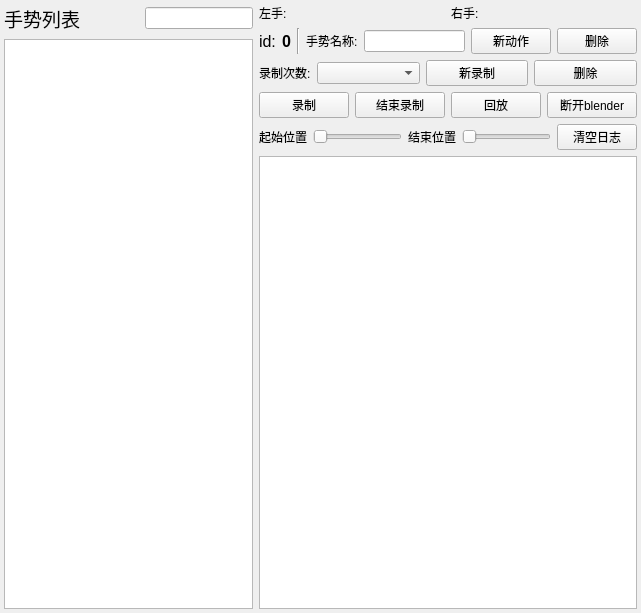
<?xml version="1.0" encoding="UTF-8"?>
<ui version="4.0">
 <class>Widget</class>
 <widget class="QWidget" name="Widget">
  <property name="geometry">
   <rect>
    <x>0</x>
    <y>0</y>
    <width>641</width>
    <height>613</height>
   </rect>
  </property>
  <property name="windowTitle">
   <string>手势录制</string>
  </property>
  <layout class="QVBoxLayout" name="verticalLayout_4">
   <property name="spacing">
    <number>4</number>
   </property>
   <property name="leftMargin">
    <number>4</number>
   </property>
   <property name="topMargin">
    <number>4</number>
   </property>
   <property name="rightMargin">
    <number>4</number>
   </property>
   <property name="bottomMargin">
    <number>4</number>
   </property>
   <item>
    <layout class="QHBoxLayout" name="horizontalLayout_6">
     <property name="spacing">
      <number>6</number>
     </property>
     <item>
      <layout class="QVBoxLayout" name="verticalLayout_3">
       <item>
        <layout class="QHBoxLayout" name="horizontalLayout_7">
         <item>
          <widget class="QLabel" name="label_5">
           <property name="font">
            <font>
             <pointsize>14</pointsize>
             <italic>false</italic>
            </font>
           </property>
           <property name="text">
            <string>手势列表</string>
           </property>
          </widget>
         </item>
         <item>
          <widget class="QLineEdit" name="lineEditSearch">
           <property name="sizePolicy">
            <sizepolicy hsizetype="Maximum" vsizetype="Fixed">
             <horstretch>0</horstretch>
             <verstretch>0</verstretch>
            </sizepolicy>
           </property>
          </widget>
         </item>
        </layout>
       </item>
       <item>
        <widget class="QListView" name="gestureListView">
         <property name="sizePolicy">
          <sizepolicy hsizetype="Maximum" vsizetype="Expanding">
           <horstretch>0</horstretch>
           <verstretch>0</verstretch>
          </sizepolicy>
         </property>
        </widget>
       </item>
      </layout>
     </item>
     <item>
      <layout class="QVBoxLayout" name="verticalLayout_2">
       <item>
        <layout class="QHBoxLayout" name="horizontalLayout_9">
         <item>
          <widget class="QLabel" name="label_8">
           <property name="sizePolicy">
            <sizepolicy hsizetype="Maximum" vsizetype="Preferred">
             <horstretch>0</horstretch>
             <verstretch>0</verstretch>
            </sizepolicy>
           </property>
           <property name="text">
            <string>左手:</string>
           </property>
          </widget>
         </item>
         <item>
          <widget class="QLabel" name="labelLeftStatus">
           <property name="text">
            <string/>
           </property>
          </widget>
         </item>
         <item>
          <widget class="QLabel" name="label_7">
           <property name="sizePolicy">
            <sizepolicy hsizetype="Maximum" vsizetype="Preferred">
             <horstretch>0</horstretch>
             <verstretch>0</verstretch>
            </sizepolicy>
           </property>
           <property name="text">
            <string>右手:</string>
           </property>
          </widget>
         </item>
         <item>
          <widget class="QLabel" name="labelRightStatus">
           <property name="text">
            <string/>
           </property>
          </widget>
         </item>
        </layout>
       </item>
       <item>
        <layout class="QVBoxLayout" name="verticalLayout">
         <item>
          <layout class="QHBoxLayout" name="horizontalLayout_4">
           <item>
            <widget class="QLabel" name="label_6">
             <property name="font">
              <font>
               <pointsize>12</pointsize>
              </font>
             </property>
             <property name="text">
              <string>id:</string>
             </property>
            </widget>
           </item>
           <item>
            <widget class="QLabel" name="labelId">
             <property name="font">
              <font>
               <pointsize>12</pointsize>
               <bold>true</bold>
              </font>
             </property>
             <property name="text">
              <string>0</string>
             </property>
            </widget>
           </item>
           <item>
            <widget class="Line" name="line">
             <property name="orientation">
              <enum>Qt::Orientation::Vertical</enum>
             </property>
            </widget>
           </item>
           <item>
            <widget class="QLabel" name="label_3">
             <property name="sizePolicy">
              <sizepolicy hsizetype="Preferred" vsizetype="Maximum">
               <horstretch>0</horstretch>
               <verstretch>0</verstretch>
              </sizepolicy>
             </property>
             <property name="text">
              <string>手势名称:</string>
             </property>
            </widget>
           </item>
           <item>
            <widget class="QLineEdit" name="lineEditName">
             <property name="sizePolicy">
              <sizepolicy hsizetype="Expanding" vsizetype="Maximum">
               <horstretch>0</horstretch>
               <verstretch>0</verstretch>
              </sizepolicy>
             </property>
            </widget>
           </item>
           <item>
            <widget class="QPushButton" name="pushButtonGestureNew">
             <property name="sizePolicy">
              <sizepolicy hsizetype="Minimum" vsizetype="Maximum">
               <horstretch>0</horstretch>
               <verstretch>0</verstretch>
              </sizepolicy>
             </property>
             <property name="text">
              <string>新动作</string>
             </property>
            </widget>
           </item>
           <item>
            <widget class="QPushButton" name="pushButtonGestureDel">
             <property name="text">
              <string>删除</string>
             </property>
            </widget>
           </item>
          </layout>
         </item>
         <item>
          <layout class="QVBoxLayout" name="verticalLayout_5">
           <item>
            <layout class="QHBoxLayout" name="horizontalLayout_5">
             <item>
              <widget class="QLabel" name="label_4">
               <property name="sizePolicy">
                <sizepolicy hsizetype="Maximum" vsizetype="Preferred">
                 <horstretch>0</horstretch>
                 <verstretch>0</verstretch>
                </sizepolicy>
               </property>
               <property name="text">
                <string>录制次数:</string>
               </property>
              </widget>
             </item>
             <item>
              <widget class="QComboBox" name="comboBoxRecord"/>
             </item>
             <item>
              <widget class="QPushButton" name="pushButtonRecordNew">
               <property name="text">
                <string>新录制</string>
               </property>
              </widget>
             </item>
             <item>
              <layout class="QHBoxLayout" name="horizontalLayout_3">
               <item>
                <widget class="QPushButton" name="pushButtonRecordDel">
                 <property name="text">
                  <string>删除</string>
                 </property>
                </widget>
               </item>
              </layout>
             </item>
            </layout>
           </item>
           <item>
            <layout class="QHBoxLayout" name="horizontalLayout">
             <item>
              <widget class="QPushButton" name="pushButtonRecordStart">
               <property name="text">
                <string>录制</string>
               </property>
              </widget>
             </item>
             <item>
              <widget class="QPushButton" name="pushButtonRecordEnd">
               <property name="text">
                <string>结束录制</string>
               </property>
              </widget>
             </item>
             <item>
              <widget class="QPushButton" name="pushButtonRecordReview">
               <property name="text">
                <string>回放</string>
               </property>
              </widget>
             </item>
             <item>
              <widget class="QPushButton" name="pushButtonDisconnectBlender">
               <property name="text">
                <string>断开blender</string>
               </property>
              </widget>
             </item>
            </layout>
           </item>
          </layout>
         </item>
         <item>
          <layout class="QHBoxLayout" name="horizontalLayout_2">
           <item>
            <widget class="QLabel" name="label">
             <property name="text">
              <string>起始位置</string>
             </property>
            </widget>
           </item>
           <item>
            <widget class="QSlider" name="horizontalSliderPosStart">
             <property name="orientation">
              <enum>Qt::Orientation::Horizontal</enum>
             </property>
            </widget>
           </item>
           <item>
            <widget class="QLabel" name="label_2">
             <property name="text">
              <string>结束位置</string>
             </property>
            </widget>
           </item>
           <item>
            <widget class="QSlider" name="horizontalSliderPosEnd">
             <property name="orientation">
              <enum>Qt::Orientation::Horizontal</enum>
             </property>
            </widget>
           </item>
           <item>
            <widget class="QPushButton" name="pushButtonClearLog">
             <property name="text">
              <string>清空日志</string>
             </property>
            </widget>
           </item>
          </layout>
         </item>
         <item>
          <widget class="QTextBrowser" name="logBrowser"/>
         </item>
        </layout>
       </item>
      </layout>
     </item>
    </layout>
   </item>
  </layout>
 </widget>
 <resources/>
 <connections/>
</ui>
